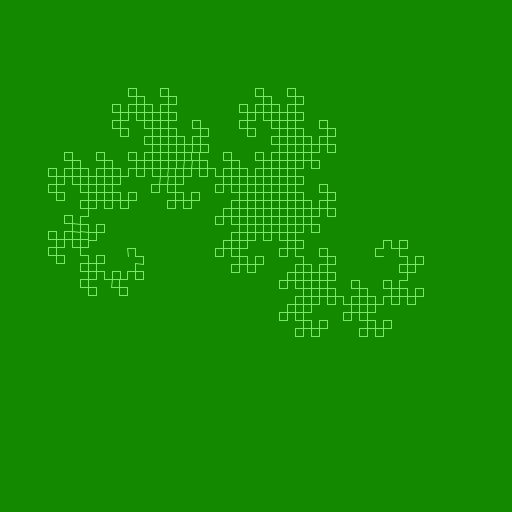
Frame 1 (no input)
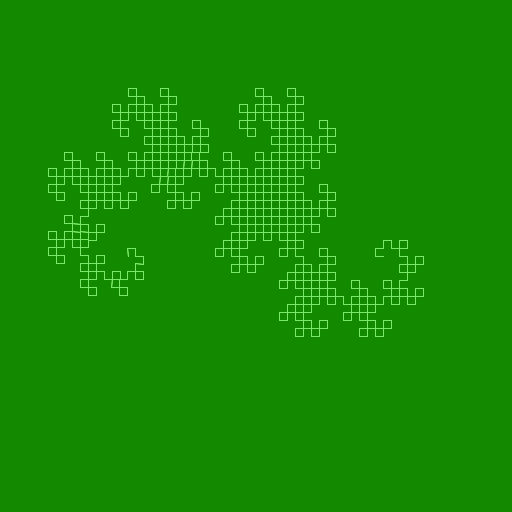
Frame 2 (the mouse pressed at the canvas centre, redrawn once)

The Processing sketch that drew these frames (run headless with seeded random() and noise(); the mouse was pressed at the canvas centre and the sketch redrawn once):

// Processing sketch: DragonCurve
// ── DragonCurve.pde
//
// Dragon curve L-System (http://en.wikipedia.org/wiki/L-system#Example_7:_Dragon_curve)
//

final int n = 10;
final int steplength = 8;

void setup()
{
    size(512,512);
    noLoop();
    background(#138900);
    stroke(#7AE969);
}

void draw()
{
    translate(width/4, height/2);
    rotate(radians(-90));
    render("FX", 0);
}

void render(String data, int iteration)
{
    if (iteration <= n)
    {
        for (int i = 0; i < data.length(); ++i)
        {
            switch(data.charAt(i)) {
                case 'X': render("X+YF+", iteration+1); break;
                case 'Y': render("-FX-Y", iteration+1); break;
                case 'F': line(0, 0, steplength, 0); translate(steplength, 0); break;
                case '-': rotate(radians(-90)); break;
                case '+': rotate(radians(90));  break;
            }
        }
    }
}
